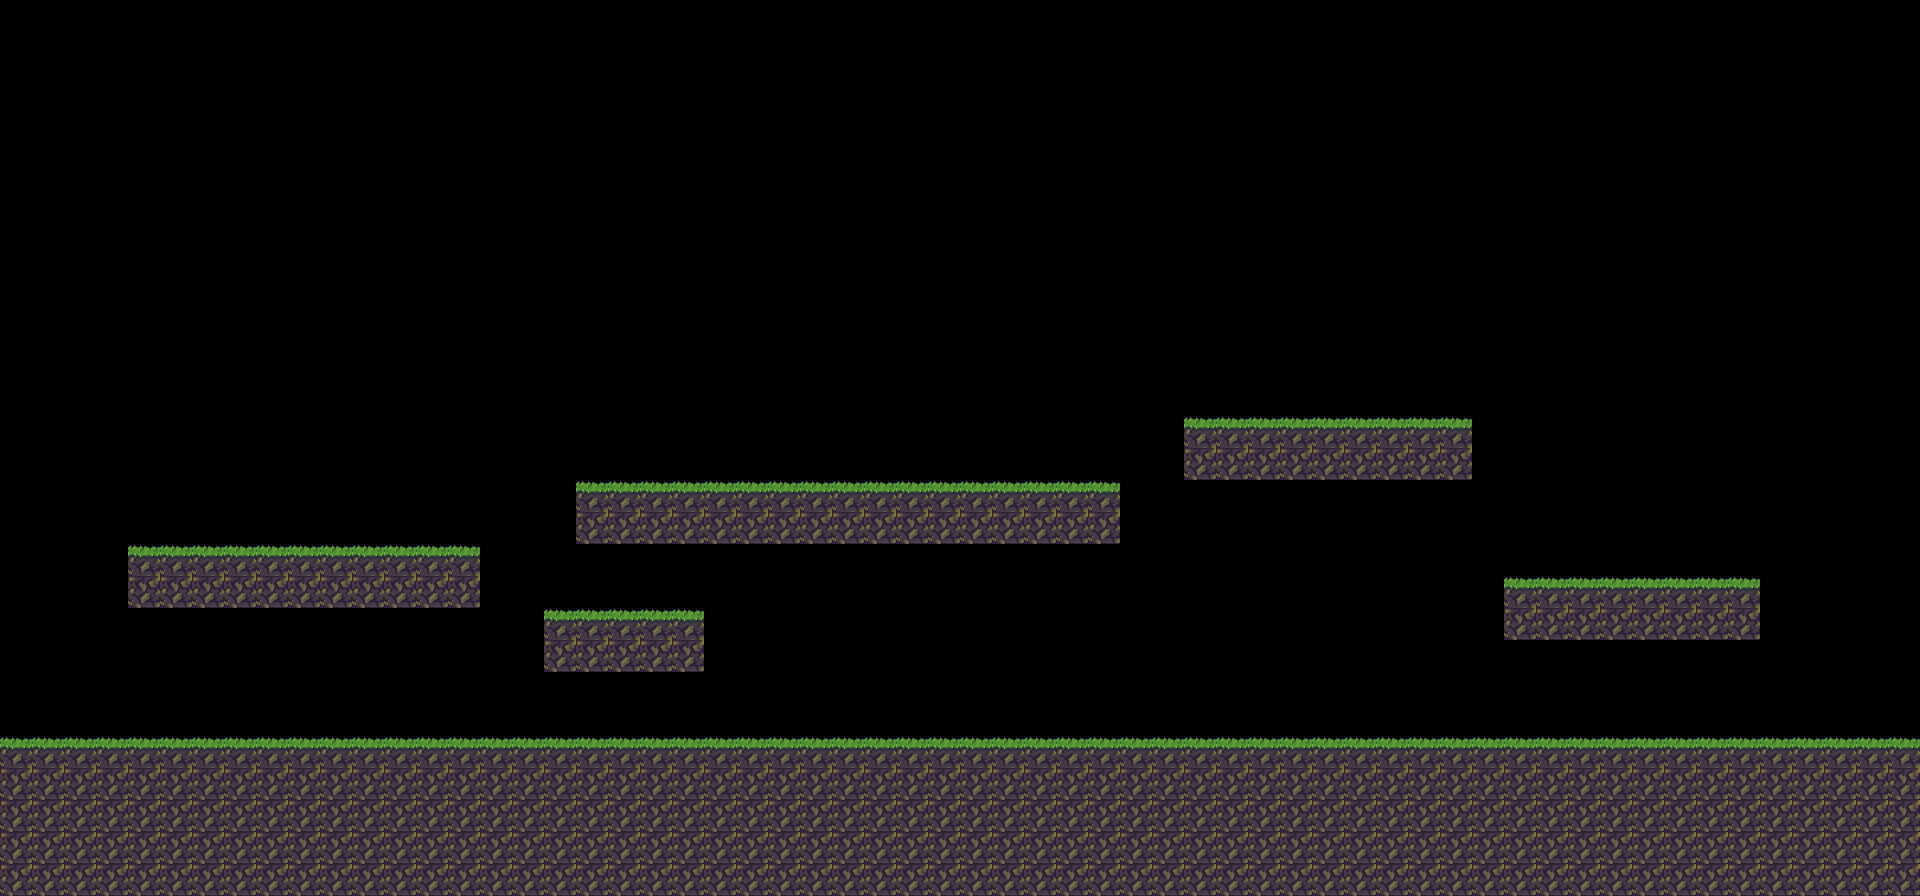

A level layout from a 2D game, rendered from its tile map. Below: a short description, then the map file with its tile-grid data intact:
An orthogonal 60x28 tile map with 32x32 px tiles, 1 tile layer (Tile Layer 1).

<map version="1.10" tiledversion="1.11.2" orientation="orthogonal" renderorder="right-down" width="60" height="28" tilewidth="32" tileheight="32" infinite="0" nextlayerid="2" nextobjectid="1">
 <tileset firstgid="1" source="Stage.tsx" />
 <layer id="1" name="Tile Layer 1" width="60" height="28">
  <data encoding="csv">
0,0,0,0,0,0,0,0,0,0,0,0,0,0,0,0,0,0,0,0,0,0,0,0,0,0,0,0,0,0,0,0,0,0,0,0,0,0,0,0,0,0,0,0,0,0,0,0,0,0,0,0,0,0,0,0,0,0,0,0,
0,0,0,0,0,0,0,0,0,0,0,0,0,0,0,0,0,0,0,0,0,0,0,0,0,0,0,0,0,0,0,0,0,0,0,0,0,0,0,0,0,0,0,0,0,0,0,0,0,0,0,0,0,0,0,0,0,0,0,0,
0,0,0,0,0,0,0,0,0,0,0,0,0,0,0,0,0,0,0,0,0,0,0,0,0,0,0,0,0,0,0,0,0,0,0,0,0,0,0,0,0,0,0,0,0,0,0,0,0,0,0,0,0,0,0,0,0,0,0,0,
0,0,0,0,0,0,0,0,0,0,0,0,0,0,0,0,0,0,0,0,0,0,0,0,0,0,0,0,0,0,0,0,0,0,0,0,0,0,0,0,0,0,0,0,0,0,0,0,0,0,0,0,0,0,0,0,0,0,0,0,
0,0,0,0,0,0,0,0,0,0,0,0,0,0,0,0,0,0,0,0,0,0,0,0,0,0,0,0,0,0,0,0,0,0,0,0,0,0,0,0,0,0,0,0,0,0,0,0,0,0,0,0,0,0,0,0,0,0,0,0,
0,0,0,0,0,0,0,0,0,0,0,0,0,0,0,0,0,0,0,0,0,0,0,0,0,0,0,0,0,0,0,0,0,0,0,0,0,0,0,0,0,0,0,0,0,0,0,0,0,0,0,0,0,0,0,0,0,0,0,0,
0,0,0,0,0,0,0,0,0,0,0,0,0,0,0,0,0,0,0,0,0,0,0,0,0,0,0,0,0,0,0,0,0,0,0,0,0,0,0,0,0,0,0,0,0,0,0,0,0,0,0,0,0,0,0,0,0,0,0,0,
0,0,0,0,0,0,0,0,0,0,0,0,0,0,0,0,0,0,0,0,0,0,0,0,0,0,0,0,0,0,0,0,0,0,0,0,0,0,0,0,0,0,0,0,0,0,0,0,0,0,0,0,0,0,0,0,0,0,0,0,
0,0,0,0,0,0,0,0,0,0,0,0,0,0,0,0,0,0,0,0,0,0,0,0,0,0,0,0,0,0,0,0,0,0,0,0,0,0,0,0,0,0,0,0,0,0,0,0,0,0,0,0,0,0,0,0,0,0,0,0,
0,0,0,0,0,0,0,0,0,0,0,0,0,0,0,0,0,0,0,0,0,0,0,0,0,0,0,0,0,0,0,0,0,0,0,0,0,0,0,0,0,0,0,0,0,0,0,0,0,0,0,0,0,0,0,0,0,0,0,0,
0,0,0,0,0,0,0,0,0,0,0,0,0,0,0,0,0,0,0,0,0,0,0,0,0,0,0,0,0,0,0,0,0,0,0,0,0,0,0,0,0,0,0,0,0,0,0,0,0,0,0,0,0,0,0,0,0,0,0,0,
0,0,0,0,0,0,0,0,0,0,0,0,0,0,0,0,0,0,0,0,0,0,0,0,0,0,0,0,0,0,0,0,0,0,0,0,0,0,0,0,0,0,0,0,0,0,0,0,0,0,0,0,0,0,0,0,0,0,0,0,
0,0,0,0,0,0,0,0,0,0,0,0,0,0,0,0,0,0,0,0,0,0,0,0,0,0,0,0,0,0,0,0,0,0,0,0,0,0,0,0,0,0,0,0,0,0,0,0,0,0,0,0,0,0,0,0,0,0,0,0,
0,0,0,0,0,0,0,0,0,0,0,0,0,0,0,0,0,0,0,0,0,0,0,0,0,0,0,0,0,0,0,0,0,0,0,0,0,2,2,2,2,2,2,2,2,2,0,0,0,0,0,0,0,0,0,0,0,0,0,0,
0,0,0,0,0,0,0,0,0,0,0,0,0,0,0,0,0,0,0,0,0,0,0,0,0,0,0,0,0,0,0,0,0,0,0,0,0,1,1,1,1,1,1,1,1,1,0,0,0,0,0,0,0,0,0,0,0,0,0,0,
0,0,0,0,0,0,0,0,0,0,0,0,0,0,0,0,0,0,2,2,2,2,2,2,2,2,2,2,2,2,2,2,2,2,2,0,0,0,0,0,0,0,0,0,0,0,0,0,0,0,0,0,0,0,0,0,0,0,0,0,
0,0,0,0,0,0,0,0,0,0,0,0,0,0,0,0,0,0,1,1,1,1,1,1,1,1,1,1,1,1,1,1,1,1,1,0,0,0,0,0,0,0,0,0,0,0,0,0,0,0,0,0,0,0,0,0,0,0,0,0,
0,0,0,0,2,2,2,2,2,2,2,2,2,2,2,0,0,0,0,0,0,0,0,0,0,0,0,0,0,0,0,0,0,0,0,0,0,0,0,0,0,0,0,0,0,0,0,0,0,0,0,0,0,0,0,0,0,0,0,0,
0,0,0,0,1,1,1,1,1,1,1,1,1,1,1,0,0,0,0,0,0,0,0,0,0,0,0,0,0,0,0,0,0,0,0,0,0,0,0,0,0,0,0,0,0,0,0,2,2,2,2,2,2,2,2,0,0,0,0,0,
0,0,0,0,0,0,0,0,0,0,0,0,0,0,0,0,0,2,2,2,2,2,0,0,0,0,0,0,0,0,0,0,0,0,0,0,0,0,0,0,0,0,0,0,0,0,0,1,1,1,1,1,1,1,1,0,0,0,0,0,
0,0,0,0,0,0,0,0,0,0,0,0,0,0,0,0,0,1,1,1,1,1,0,0,0,0,0,0,0,0,0,0,0,0,0,0,0,0,0,0,0,0,0,0,0,0,0,0,0,0,0,0,0,0,0,0,0,0,0,0,
0,0,0,0,0,0,0,0,0,0,0,0,0,0,0,0,0,0,0,0,0,0,0,0,0,0,0,0,0,0,0,0,0,0,0,0,0,0,0,0,0,0,0,0,0,0,0,0,0,0,0,0,0,0,0,0,0,0,0,0,
0,0,0,0,0,0,0,0,0,0,0,0,0,0,0,0,0,0,0,0,0,0,0,0,0,0,0,0,0,0,0,0,0,0,0,0,0,0,0,0,0,0,0,0,0,0,0,0,0,0,0,0,0,0,0,0,0,0,0,0,
2,2,2,2,2,2,2,2,2,2,2,2,2,2,2,2,2,2,2,2,2,2,2,2,2,2,2,2,2,2,2,2,2,2,2,2,2,2,2,2,2,2,2,2,2,2,2,2,2,2,2,2,2,2,2,2,2,2,2,2,
1,1,1,1,1,1,1,1,1,1,1,1,1,1,1,1,1,1,1,1,1,1,1,1,1,1,1,1,1,1,1,1,1,1,1,1,1,1,1,1,1,1,1,1,1,1,1,1,1,1,1,1,1,1,1,1,1,1,1,1,
1,1,1,1,1,1,1,1,1,1,1,1,1,1,1,1,1,1,1,1,1,1,1,1,1,1,1,1,1,1,1,1,1,1,1,1,1,1,1,1,1,1,1,1,1,1,1,1,1,1,1,1,1,1,1,1,1,1,1,1,
1,1,1,1,1,1,1,1,1,1,1,1,1,1,1,1,1,1,1,1,1,1,1,1,1,1,1,1,1,1,1,1,1,1,1,1,1,1,1,1,1,1,1,1,1,1,1,1,1,1,1,1,1,1,1,1,1,1,1,1,
1,1,1,1,1,1,1,1,1,1,1,1,1,1,1,1,1,1,1,1,1,1,1,1,1,1,1,1,1,1,1,1,1,1,1,1,1,1,1,1,1,1,1,1,1,1,1,1,1,1,1,1,1,1,1,1,1,1,1,1
</data>
 </layer>
</map>